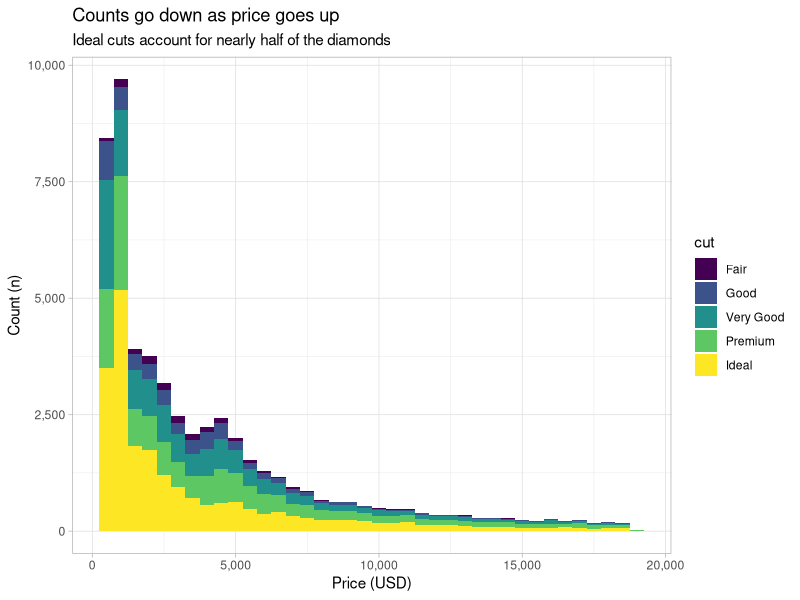
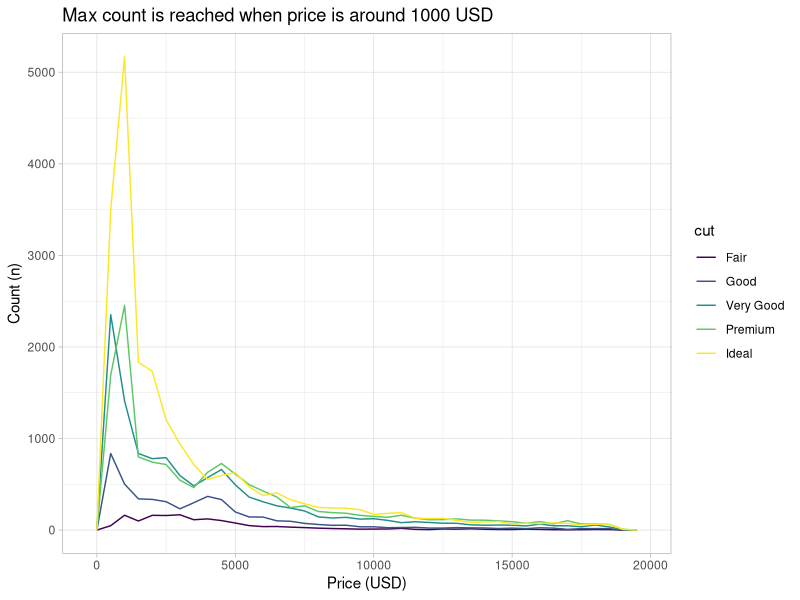
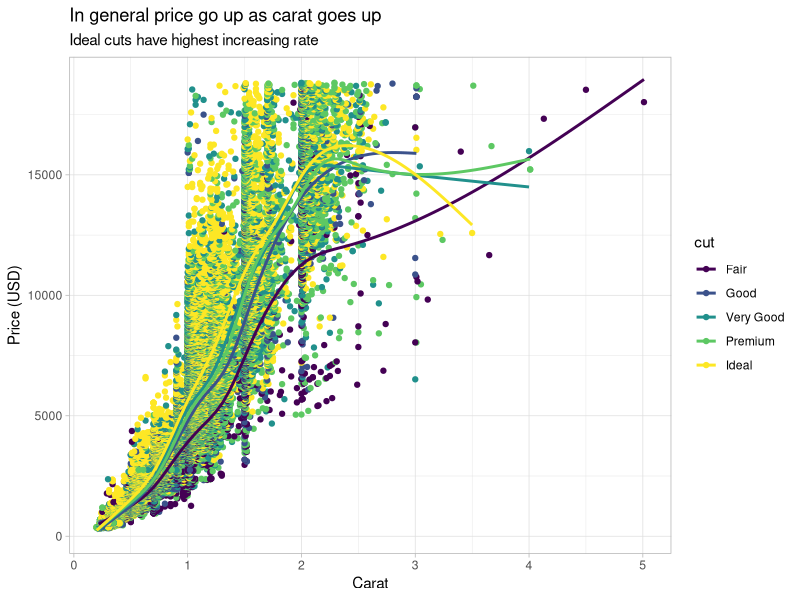
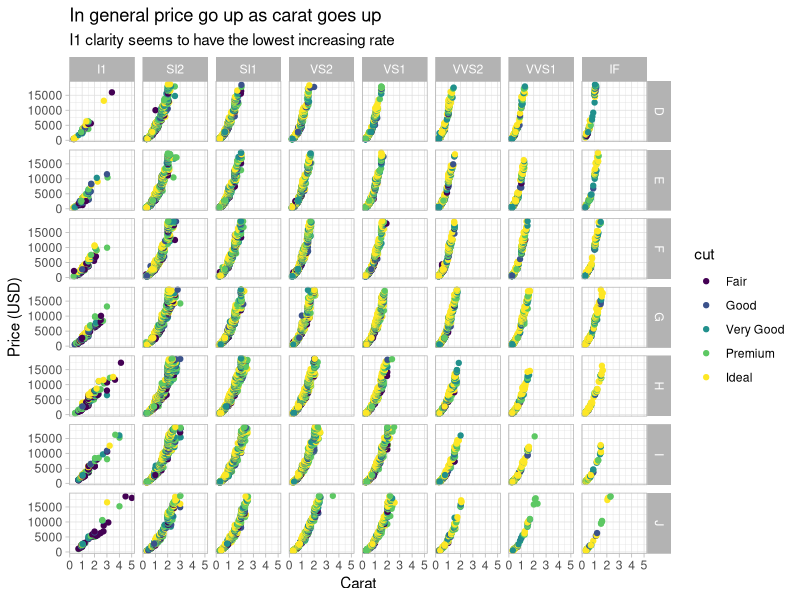
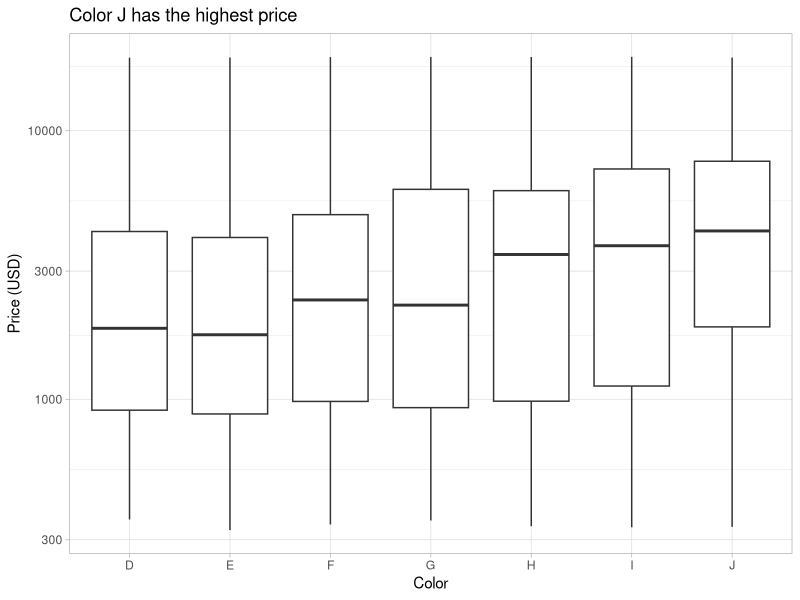
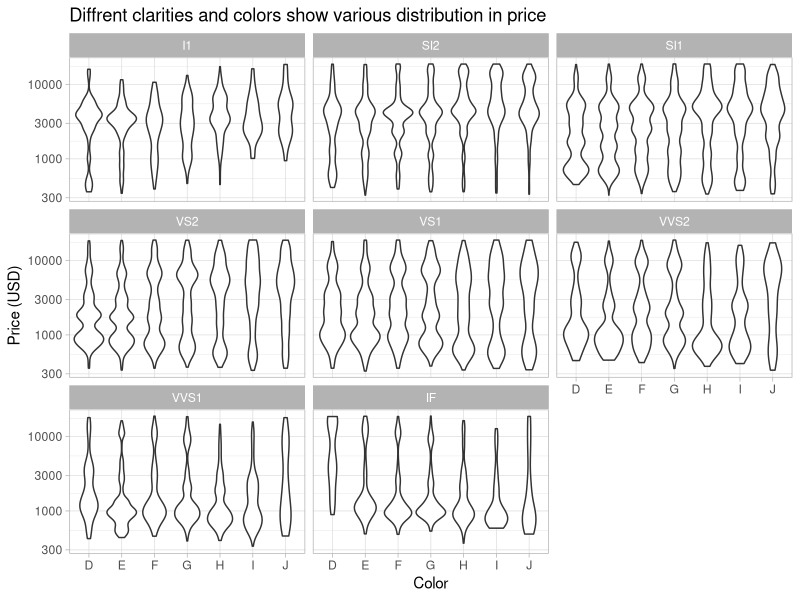

Recreate these plots in R, in order.
# HW6: ggplot_iris
#'
# In this exercise, you have to recreate the figures found at
# the left of the instructions.
# We suggest functions you can use to create the plots, but
# you are free to use the method you are the most comfortable with.
# Make sure that the figures look exactly like the ones you are supposed to create.
#'
# The purpose of this task is to get familiar with ggplot.
# Throughout the exercise:
#    - Use `theme_light()` for the plots.
#    - Do not print the plot.
# Let's consider `diamonds` dataset in the R base environment.
#'
# 1. Load the `ggplot2` and `scales` package.
#    Plot a stacking histogram for Price. Fill in the histogram with `cut` i.e.
#    each cut reprent a different color in the histogram.
#    To do that, use:
#    - `ggplot()` to initialize a ggplot object. Set its arguments `data` and `mapping`
#    - `geom_histogram()` to plot a histogram for Price, such that
#      - `binwidth = 500` to set the binwidth
#    - `scale_x_continuous(label=comma)` to change x-axis scale
#    - `scale_y_continuous(label=comma)` to change y-axis scale
#    - `labs()` to format the labels such that:
#      - `title = "Counts go down as price goes up"`
#      - `subtitle = "Ideal cuts account for nearly half of the diamonds"`
#      - `x = "Price (USD)"`
#      - `y = "Count (n)"`
#    Store the plot into a variable `g1`.
## Do not modify this line!
data("diamonds")
library(ggplot2)
library(scales)
g1 <- ggplot(data = diamonds, mapping = aes(x =price,fill = cut )) + geom_histogram(binwidth = 500) +
  scale_x_continuous(label=comma) + scale_y_continuous(label=comma) +
  labs(title = "Counts go down as price goes up", subtitle = "Ideal cuts account for nearly half of the diamonds",
       x = "Price (USD)", y = "Count (n)")+
  theme_light()
g1
# 2. We can see that if we plot the count using different colors in the same
#    bin, it is hard to compare between different color groups(i.e. cut).
#    To do that, use:
#    - `ggplot()` to initialize a ggplot object. Set its arguments `data` and `mapping`
#    - `geom_freqpoly()` to generate the frequency polygons for price
#    split by different cuts(split in color as well)
#      -`binwidth = 500` to set the binwidth
#    - `labs()` to format the labels such that:
#      - `title = "Max count is reached when price is around 1000 USD"`
#      - `x = "Price (USD)"`
#      - `y = "Count (n)"`
#    Store the plot into a variable `g2`.
## Do not modify this line!

g2 <- ggplot(data = diamonds, mapping = aes(x =price, color = cut)) +geom_freqpoly(binwidth = 500)+
  labs(title = "Max count is reached when price is around 1000 USD", x="Price (USD)", y ="Count (n)")+
  theme_light()
g2
# 3. Generate a scatter plot of Price versus Carat,
#    split by Cut (each color represents one cut).
#    Add smoothing curve to the plot for each cut category.
#    Do not include the confidence interval.
#    To do that, use:
#    - `ggplot()` to initialize a ggplot object. Set its arguments `data` and `mapping`
#    - `geom_point()` to add scatter plot
#    - `geom_smooth()` to add a smoothing regression curve such that
#      - `se = FALSE`, to not include the confidence interval
#    - `labs()` to format the labels such that:
#      - `title = "In general price go up as carat goes up"`
#      - `subtitle = "Ideal cuts have highest increasing rate"`
#      - `x = "Carat"`
#      - `y = "Price (USD)"`
#    Store the plot into a variable `g3`.
## Do not modify this line!
g3 <- ggplot(data =diamonds, mapping = aes(x = carat, y = price,color = cut)) +geom_point()+
  geom_smooth(se =F)+ labs(title = "In general price go up as carat goes up", subtitle = 
                             "Ideal cuts have highest increasing rate",x ="Carat", y="Price (USD)") +
  theme_light()
g3

# 4. Create a grid of plots using, Clarity on x-axis and Color
#    on y-axis for the entire grid.
#    For each plot in the grid, plot Price versus
#    Carat and split by Cut, with each color representing one cut.
#    To do that, use:
#    - `ggplot()` to initialize a ggplot object. Set its arguments `data` and `mapping`
#    - `geom_point()` to add scatter plot
#    - `facet_grid()` to create the grid
#    - `labs()` to format the labels such that:
#      - `title = "In general price go up as carat goes up"`
#      - `subtitle = "I1 clarity seems to have the lowest increasing rate"`
#      - `x = "Carat"`
#      - `y = "Price (USD)"`
#    Store your new plot into a variable `g4`.
## Do not modify this line!
g4 <- ggplot(data = diamonds,aes(x=carat , y= price, color = cut))+geom_point() +facet_grid(color~clarity)+
  labs(title = "In general price go up as carat goes up", subtitle = "I1 clarity seems to have the lowest increasing rate",
       x="Carat", y="Price (USD)") +theme_light()
g4

# 5. Generate a boxplot for price for each color,
#    i.e. color on x-axis, then generate boxplot for price within each color.
#    scale the y axis to log10 scale.
#    To do that, use:
#    - `ggplot()` to initialize a ggplot object. Set its arguments `data` and `mapping`
#    - `geom_boxplot()` to add box plot for price within each color group
#    - `scale_y_log10()` to rescale the y-axis
#    - `labs()` to format the labels such that:
#      - `title = "Color J has the highest price"`
#      - `x = "Color"`
#      - `y = "Price (USD)"`
#    Store your new plot into a variable `g5`.
## Do not modify this line!

g5 <- ggplot(diamonds, aes(x=color, y = price)) + geom_boxplot() +scale_y_log10() +
  labs(title = "Color J has the highest price",x = "Color", y = "Price (USD)" )+theme_light()
g5



# 6. Now generate a similar plot with price against color, but change the box
#    plot into a violin plot. This time, also generate a facet grid split by Clarity.
#    To do that, use:
#    - `ggplot()` to initialize a ggplot object. Set its arguments `data` and `mapping`
#    - `geom_violin()` to add violin plot
#    - `scale_y_log10()` to rescale the y-axis
#    - `facet_wrap()` to generate the grid for each clarity
#    - `labs()` to format the labels such that:
#      - `title = "Diffrent clarities and colors show various distribution in price"`
#      - `x = "Color"`
#      - `y = "Price (USD)"`
#    Store your new plot into a variable `g6`.
#'
## Do not modify this line!

g6 <- ggplot(diamonds, mapping = aes(x=color, y = price)) + geom_violin()+scale_y_log10()+facet_wrap(~clarity)+
  labs(title = "Diffrent clarities and colors show various distribution in price",x = "Color",y = "Price (USD)")+theme_light()
g6
